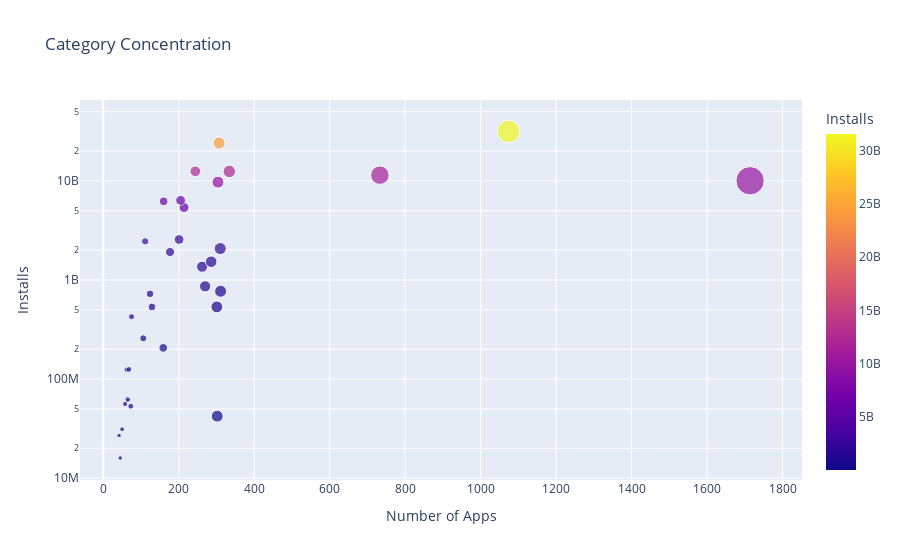

Notebook code cell kept with this figure:
### Markdown cell above
### Category Concentration - Downloads vs. Competition

**Challenge**: 
* First, create a DataFrame that has the number of apps in one column and the number of installs in another:

<img src=https://imgur.com/uQRSlXi.png width="350">

* Then use the [plotly express examples from the documentation](https://plotly.com/python/line-and-scatter/) alongside the [.scatter() API reference](https://plotly.com/python-api-reference/generated/plotly.express.scatter.html)to create scatter plot that looks like this. 

<img src=https://imgur.com/cHsqh6a.png>

*Hint*: Use the size, hover_name and color parameters in .scatter(). To scale the yaxis, call .update_layout() and specify that the yaxis should be on a log-scale like so: yaxis=dict(type='log')

### Code cell
cat_number = df_app_clean.groupby('Category').agg({'App':pd.Series.count})
cat_merge = pd.merge(cat_number,category_installs,on='Category',how='inner')
cat_merge.sort_values('Installs',ascending=False)

scatter = px.scatter(cat_merge,x='App',y='Installs',title='Category Concentration',size='App',hover_name=cat_merge.index,color='Installs')
scatter.update_layout(xaxis_title='Number of Apps',yaxis_title='Installs',yaxis=dict(type='log'))
scatter.show()

### Figure 1 — Plotly figure (JSON) as saved in the notebook; plotly's stock layout.template omitted (floating-point values rounded to 4 significant figures)
{"data": [{"hovertemplate": "<b>%{hovertext}</b><br><br>App=%{marker.size}<br>Installs=%{marker.color}<extra></extra>", "hovertext": ["ART_AND_DESIGN", "AUTO_AND_VEHICLES", "BEAUTY", "BOOKS_AND_REFERENCE", "BUSINESS", "COMICS", "COMMUNICATION", "DATING", "EDUCATION", "ENTERTAINMENT", "EVENTS", "FAMILY", "FINANCE", "FOOD_AND_DRINK", "GAME", "HEALTH_AND_FITNESS", "HOUSE_AND_HOME", "LIBRARIES_AND_DEMO", "LIFESTYLE", "MAPS_AND_NAVIGATION", "MEDICAL", "NEWS_AND_MAGAZINES", "PARENTING", "PERSONALIZATION", "PHOTOGRAPHY", "PRODUCTIVITY", "SHOPPING", "SOCIAL", "SPORTS", "TOOLS", "TRAVEL_AND_LOCAL", "VIDEO_PLAYERS", "WEATHER"], "legendgroup": "", "marker": {"color": [124233100, 53129800, 26916200, 1916291655, 863518120, 56036100, 24152241530, 206522410, 533852000, 2455660000, 15949410, 10041105490, 770249400, 257777750, 31543862717, 1361006220, 125082000, 62083000, 534611120, 724267560, 42162676, 5393110650, 31116110, 2074352930, 9721243130, 12463070180, 2563331540, 12513841475, 1528531465, 11440724500, 6361859300, 6221897200, 426096500], "coloraxis": "coloraxis", "size": [62, 73, 42, 177, 270, 58, 307, 159, 129, 111, 45, 1714, 311, 106, 1074, 262, 68, 65, 301, 124, 302, 214, 50, 310, 304, 334, 201, 244, 286, 733, 205, 160, 75], "sizemode": "area", "sizeref": 4.285, "symbol": "circle"}, "mode": "markers", "name": "", "orientation": "v", "showlegend": false, "type": "scatter", "x": [62, 73, 42, 177, 270, 58, 307, 159, 129, 111, 45, 1714, 311, 106, 1074, 262, 68, 65, 301, 124, 302, 214, 50, 310, 304, 334, 201, 244, 286, 733, 205, 160, 75], "xaxis": "x", "y": [124233100, 53129800, 26916200, 1916291655, 863518120, 56036100, 24152241530, 206522410, 533852000, 2455660000, 15949410, 10041105490, 770249400, 257777750, 31543862717, 1361006220, 125082000, 62083000, 534611120, 724267560, 42162676, 5393110650, 31116110, 2074352930, 9721243130, 12463070180, 2563331540, 12513841475, 1528531465, 11440724500, 6361859300, 6221897200, 426096500], "yaxis": "y"}], "layout": {"coloraxis": {"colorbar": {"title": {"text": "Installs"}}, "colorscale": [[0, "#0d0887"], [0.1111, "#46039f"], [0.2222, "#7201a8"], [0.3333, "#9c179e"], [0.4444, "#bd3786"], [0.5556, "#d8576b"], [0.6667, "#ed7953"], [0.7778, "#fb9f3a"], [0.8889, "#fdca26"], [1, "#f0f921"]]}, "legend": {"itemsizing": "constant", "tracegroupgap": 0}, "title": {"text": "Category Concentration"}, "xaxis": {"anchor": "y", "domain": [0, 1], "title": {"text": "Number of Apps"}}, "yaxis": {"anchor": "x", "domain": [0, 1], "title": {"text": "Installs"}, "type": "log"}}}
